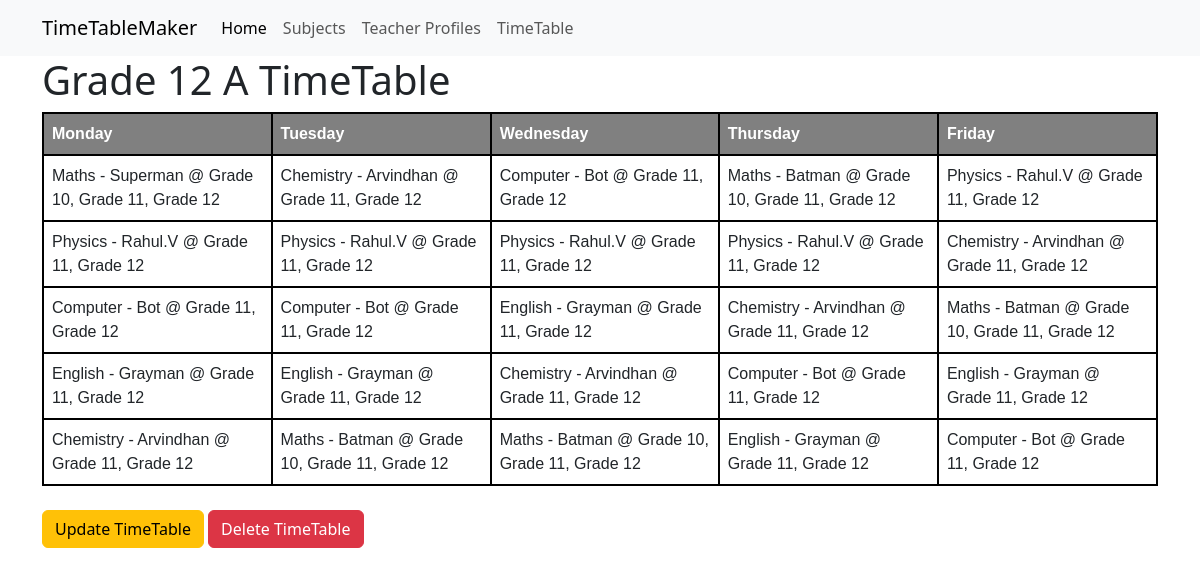
Screenshot of /TimeTableMaker/timetable_list/4/timetable_detail/ with the database file from the repository.
### TimeTableApp/models.py (models this page shows)
class TimeTable(models.Model):
    standard_choice = (
        ('Grade 1','Grade 1'),
        ('Grade 2','Grade 2'),
        ('Grade 3','Grade 3'),
        ('Grade 4','Grade 4'),
        ('Grade 5','Grade 5'),
        ('Grade 6','Grade 6'),
        ('Grade 7','Grade 7'),
        ('Grade 8','Grade 8'),
        ('Grade 9','Grade 9'),
        ('Grade 10','Grade 10'),
        ('Grade 11','Grade 11'),
        ('Grade 12','Grade 12'),
    )
    section_choice = (
        ('A','A'),
        ('B','B'),
        ('C','C'),
        ('D','D'),
    )
    standard = models.CharField(max_length=256,choices=standard_choice)
    section = models.CharField(max_length=1,choices=section_choice)
    mon_1 = models.ForeignKey(Teachers,on_delete=models.SET_NULL,null=True,related_name='mon_1_subject_teacher')
    mon_2 = models.ForeignKey(Teachers,on_delete=models.SET_NULL,null=True,related_name='mon_2_subject_teacher')
    mon_3 = models.ForeignKey(Teachers,on_delete=models.SET_NULL,null=True,related_name='mon_3_subject_teacher')
    mon_4 = models.ForeignKey(Teachers,on_delete=models.SET_NULL,null=True,related_name='mon_4_subject_teacher')
    mon_5 = models.ForeignKey(Teachers,on_delete=models.SET_NULL,null=True,related_name='mon_5_subject_teacher')
    tue_1 = models.ForeignKey(Teachers,on_delete=models.SET_NULL,null=True,related_name='tue_1_subject_teacher')
    tue_2 = models.ForeignKey(Teachers,on_delete=models.SET_NULL,null=True,related_name='tue_2_subject_teacher')
    tue_3 = models.ForeignKey(Teachers,on_delete=models.SET_NULL,null=True,related_name='tue_3_subject_teacher')
    tue_4 = models.ForeignKey(Teachers,on_delete=models.SET_NULL,null=True,related_name='tue_4_subject_teacher')
    tue_5 = models.ForeignKey(Teachers,on_delete=models.SET_NULL,null=True,related_name='tue_5_subject_teacher')
    wednes_1 = models.ForeignKey(Teachers,on_delete=models.SET_NULL,null=True,related_name='wed_1_subject_teacher')
    wednes_2 = models.ForeignKey(Teachers,on_delete=models.SET_NULL,null=True,related_name='wed_2_subject_teacher')
    wednes_3 = models.ForeignKey(Teachers,on_delete=models.SET_NULL,null=True,related_name='wed_3_subject_teacher')
    wednes_4 = models.ForeignKey(Teachers,on_delete=models.SET_NULL,null=True,related_name='wed_4_subject_teacher')
    wednes_5 = models.ForeignKey(Teachers,on_delete=models.SET_NULL,null=True,related_name='wed_5_subject_teacher')
    thurs_1 = models.ForeignKey(Teachers,on_delete=models.SET_NULL,null=True,related_name='thurs_1_subject_teacher')
    thurs_2 = models.ForeignKey(Teachers,on_delete=models.SET_NULL,null=True,related_name='thurs_2_subject_teacher')
    thurs_3 = models.ForeignKey(Teachers,on_delete=models.SET_NULL,null=True,related_name='thurs_3_subject_teacher')
    thurs_4 = models.ForeignKey(Teachers,on_delete=models.SET_NULL,null=True,related_name='thurs_4_subject_teacher')
    thurs_5 = models.ForeignKey(Teachers,on_delete=models.SET_NULL,null=True,related_name='thurs_5_subject_teacher')
    fri_1 = models.ForeignKey(Teachers,on_delete=models.SET_NULL,null=True,related_name='fri_1_subject_teacher')
    fri_2 = models.ForeignKey(Teachers,on_delete=models.SET_NULL,null=True,related_name='fri_2_subject_teacher')
    fri_3 = models.ForeignKey(Teachers,on_delete=models.SET_NULL,null=True,related_name='fri_3_subject_teacher')
    fri_4 = models.ForeignKey(Teachers,on_delete=models.SET_NULL,null=True,related_name='fri_4_subject_teacher')
    fri_5 = models.ForeignKey(Teachers,on_delete=models.SET_NULL,null=True,related_name='fri_5_subject_teacher')
    def  __str__(self):
        return self.standard+' '+self.section+ ' '+ 'TimeTable'
    class Meta():
        unique_together = [
        ['standard','section'],
        ['standard','mon_1'],
        ['standard','mon_2'],
        ['standard','mon_3'],
        ['standard','mon_4'],
        ['standard','mon_5'],
        ['standard','tue_1'],
        ['standard','tue_2'],
        ['standard','tue_3'],
        ['standard','tue_4'],
        ['standard','tue_5'],
        ['standard','wednes_1'],
        ['standard','wednes_2'],
        ['standard','wednes_3'],
        ['standard','wednes_4'],
        ['standard','wednes_5'],
        ['standard','thurs_1'],
        ['standard','thurs_2'],
        ['standard','thurs_3'],
        ['standard','thurs_4'],
        ['standard','thurs_5'],
        ['standard','fri_1'],
        ['standard','fri_2'],
        ['standard','fri_3'],
        ['standard','fri_4'],
        ['standard','fri_5'],
        ]

class Teachers(models.Model):
    classes_available = (
        ('Grade 1','Grade 1'),
        ('Grade 2','Grade 2'),
        ('Grade 3','Grade 3'),
        ('Grade 4','Grade 4'),
        ('Grade 5','Grade 5'),
        ('Grade 6','Grade 6'),
        ('Grade 7','Grade 7'),
        ('Grade 8','Grade 8'),
        ('Grade 9','Grade 9'),
        ('Grade 10','Grade 10'),
        ('Grade 11','Grade 11'),
        ('Grade 12','Grade 12'),
    )
    name = models.CharField(max_length = 256)
    subject = models.ForeignKey(Subjects,on_delete=models.SET_NULL,null=True,related_name='teacher_subject')
    teaches_for_class = MultiSelectField(max_length=256,max_choices=5,choices=classes_available)
    def  __str__(self):
        return str(self.subject) + ' - ' + self.name + ' @ ' + str(self.teaches_for_class)

class Subjects(models.Model):
    Subjects_available = (
        ('Maths','Maths'),
        ('English','English'),
        ('Computer','Computer'),
        ('Chemistry','Chemistry'),
        ('Physics','Physics'),
        ('Test Subject','Test Subject'),
    )
    subject_name = models.CharField(max_length = 256,choices = Subjects_available,unique=True)
    def  __str__(self):
        return str(self.subject_name)

### TimeTableApp/views.py (the view)
# urls.py: path('timetable_list/<int:pk>/timetable_detail/',views.TimeTableDetailView.as_view(),name='timetable_detail'),
class TimeTableDetailView(DetailView):
    model = models.TimeTable
    template_name = 'TimeTableApp/TimeTable_model/timetable_detail.html'
    context_object_name = 'TimeTable'

### TimeTableApp/templates/TimeTableApp/TimeTable_model/timetable_detail.html (shortened to what this page needs)
{% extends 'base.html' %}
{% block body_block %}
  <h1>{{TimeTable}}</h1>
  <table>
    <thead>
      <th>Monday</th>
      <th>Tuesday</th>
      <th>Wednesday</th>
      <th>Thursday</th>
      <th>Friday</th>
    </thead>
    <tr>
      <td>{{TimeTable.mon_1}}</td>
      <td>{{TimeTable.tue_1}}</td>
      <td>{{TimeTable.wednes_1}}</td>
      <td>{{TimeTable.thurs_1}}</td>
      <td>{{TimeTable.fri_1}}</td>
    </tr>
    <tr>
      <td>{{TimeTable.mon_2}}</td>
      <td>{{TimeTable.tue_2}}</td>
      <td>{{TimeTable.wednes_2}}</td>
      <td>{{TimeTable.thurs_2}}</td>
      <td>{{TimeTable.fri_2}}</td>
    </tr>
    <tr>
      <td>{{TimeTable.mon_3}}</td>
      <td>{{TimeTable.tue_3}}</td>
      <td>{{TimeTable.wednes_3}}</td>
      <td>{{TimeTable.thurs_3}}</td>
      <td>{{TimeTable.fri_3}}</td>
    </tr>
    <tr>
      <td>{{TimeTable.mon_4}}</td>
      <td>{{TimeTable.tue_4}}</td>
      <td>{{TimeTable.wednes_4}}</td>
      <td>{{TimeTable.thurs_4}}</td>
      <td>{{TimeTable.fri_4}}</td>
    </tr>
    <tr>
      <td>{{TimeTable.mon_5}}</td>
      <td>{{TimeTable.tue_5}}</td>
      <td>{{TimeTable.wednes_5}}</td>
      <td>{{TimeTable.thurs_5}}</td>
      <td>{{TimeTable.fri_5}}</td>
    </tr>
  </table>
<br>
<a class="btn btn-warning" href="{% url 'TimeTableApp:update_timetable' pk=TimeTable.pk %}">Update TimeTable</a>
<a class="btn btn-danger" href="{% url 'TimeTableApp:delete_timetable' pk=TimeTable.pk %}">Delete TimeTable</a>
{% endblock %}

### TimeTableApp/templates/TimeTableApp/TimeTable_model/timetable_detail.html (style rules this page uses)
table { font-family: arial, sans-serif; border-collapse: collapse; width: 100%; }
thead { background-color: grey; color: white; }
td, th { border: 2px solid #000000; text-align: left; padding: 8px; }
tr:nth-child(even) { background-color: #FFFFFF; }

### rows the page displays
TimeTable: standard+section "Grade 12 A TimeTable", mon_1 "Maths - Superman @ Grade 10, Grade 11, Grade 12", tue_1 "Chemistry - Arvindhan @ Grade 11, Grade 12", wednes_1 "Computer - Bot @ Grade 11, Grade 12", thurs_1 "Maths - Batman @ Grade 10, Grade 11, Grade 12", fri_1 "Physics - Rahul.V @ Grade 11, Grade 12", mon_2 "Physics - Rahul.V @ Grade 11, Grade 12", tue_2 "Physics - Rahul.V @ Grade 11, Grade 12", wednes_2 "Physics - Rahul.V @ Grade 11, Grade 12", thurs_2 "Physics - Rahul.V @ Grade 11, Grade 12", fri_2 "Chemistry - Arvindhan @ Grade 11, Grade 12", mon_3 "Computer - Bot @ Grade 11, Grade 12", tue_3 "Computer - Bot @ Grade 11, Grade 12", wednes_3 "English - Grayman @ Grade 11, Grade 12", thurs_3 "Chemistry - Arvindhan @ Grade 11, Grade 12", fri_3 "Maths - Batman @ Grade 10, Grade 11, Grade 12", mon_4 "English - Grayman @ Grade 11, Grade 12", tue_4 "English - Grayman @ Grade 11, Grade 12", wednes_4 "Chemistry - Arvindhan @ Grade 11, Grade 12", thurs_4 "Computer - Bot @ Grade 11, Grade 12", fri_4 "English - Grayman @ Grade 11, Grade 12", mon_5 "Chemistry - Arvindhan @ Grade 11, Grade 12", tue_5 "Maths - Batman @ Grade 10, Grade 11, Grade 12", wednes_5 "Maths - Batman @ Grade 10, Grade 11, Grade 12", thurs_5 "English - Grayman @ Grade 11, Grade 12", fri_5 "Computer - Bot @ Grade 11, Grade 12"
